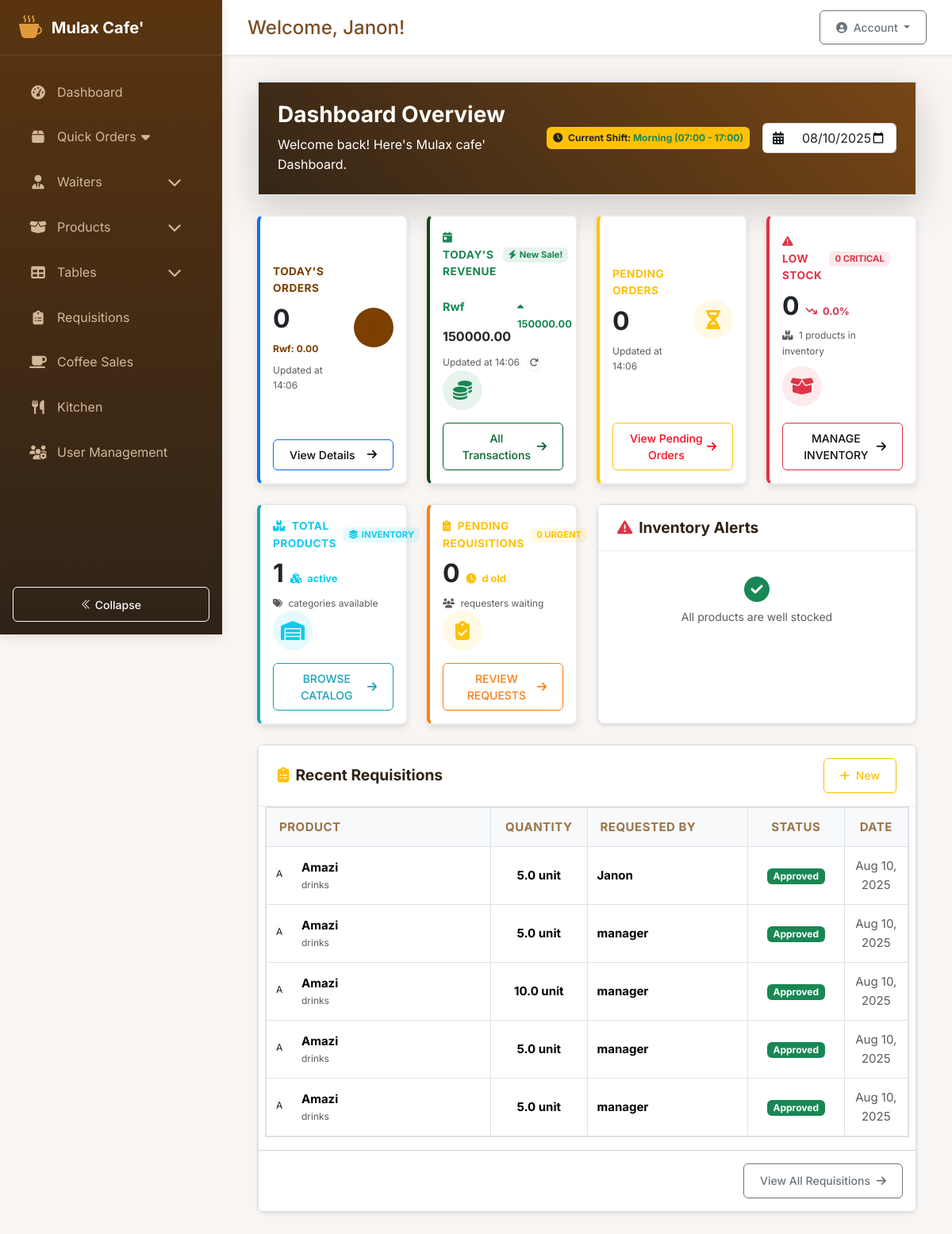
/dashboard (signed in), run on an earlier commit of the app's database.
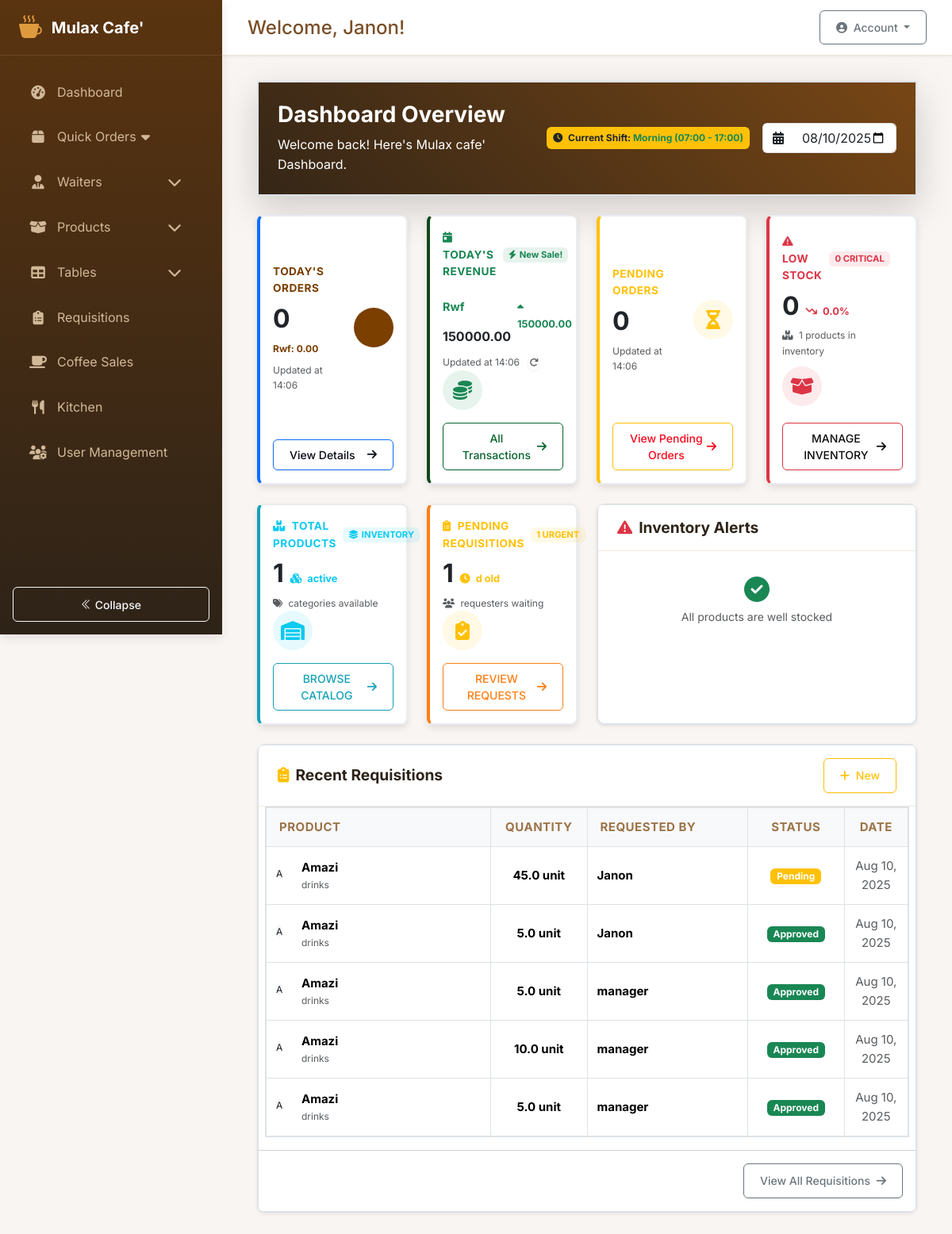
And on a later commit of the database.
### app/models.py (models this page shows, shortened)
class Requisition(db.Model):
    __tablename__ = 'requisitions'
    id = db.Column(db.Integer, primary_key=True)
    date = db.Column(db.DateTime, default=datetime.utcnow)
    product_id = db.Column(db.Integer, db.ForeignKey('products.id'), nullable=False)
    user_id = db.Column(db.Integer, db.ForeignKey('users.id'), nullable=False)
    current_stock = db.Column(db.Float)
    requested_qty = db.Column(db.Float, nullable=False)
    unit = db.Column(db.String(20))
    status = db.Column(db.String(20), default='pending')
    approved_by = db.Column(db.Integer, db.ForeignKey('users.id'))
    approval_date = db.Column(db.DateTime)
    notes = db.Column(db.String(200))
    product = db.relationship('Product', back_populates='requisitions')
    requester = db.relationship('User', back_populates='requisitions', foreign_keys=[user_id])
    approver = db.relationship('User', back_populates='approved_requisitions', foreign_keys=[approved_by])

class Product(db.Model):
    __tablename__ = 'products'
    id = db.Column(db.Integer, primary_key=True)
    sku = db.Column(db.String(20), unique=True, nullable=False)
    name = db.Column(db.String(100), nullable=False)
    brand = db.Column(db.String(100))
    description = db.Column(db.Text)
    category = db.Column(db.String(50), nullable=False)
    unit = db.Column(db.String(20), nullable=False)
    current_stock = db.Column(db.Float, default=0)
    unit_price = db.Column(db.Float, default=0)
    cost_price = db.Column(db.Float)
    supplier = db.Column(db.String(100))
    remarks = db.Column(db.String(200))
    tax_rate = db.Column(db.Float, nullable=True)
    reorder_qty = db.Column(db.Float, default=0)
    last_updated = db.Column(db.DateTime, default=datetime.utcnow, onupdate=datetime.utcnow)
    min_stock = db.Column(db.Float, default=5.0)
    stock_movements = db.relationship(
        'StockMovement',
        back_populates='product',
        cascade='all, delete-orphan'
    )
    requisitions = db.relationship('Requisition', back_populates='product')
    coffee_sales = db.relationship('CoffeeSale', back_populates='product')
    order_items = db.relationship('OrderItem', back_populates='product')

class User(db.Model, UserMixin):
    __tablename__ = 'users'
    id = db.Column(db.Integer, primary_key=True)
    username = db.Column(db.String(80), unique=True, nullable=False)
    password_hash = db.Column(db.String(128))
    role = db.Column(db.String(20), default='employee')  # Possible values: 'system_control', 'manager', 'employee'
    is_admin = db.Column(db.Boolean, default=False)
    active = db.Column(db.Boolean, default=True)
    created_at = db.Column(db.DateTime, default=datetime.utcnow)
    last_login = db.Column(db.DateTime)
    must_change_password = db.Column(db.Boolean, default=True)
    current_shift_id = db.Column(db.Integer, db.ForeignKey('shifts.id'))
    current_shift = db.relationship('Shift', back_populates='users')
    attendances = db.relationship('Attendance', back_populates='user')
    stock_movements = db.relationship('StockMovement', back_populates='user')
    requisitions = db.relationship(
        'Requisition',
        back_populates='requester',
        foreign_keys='[Requisition.user_id]'
    )
    approved_requisitions = db.relationship(
        'Requisition',
        back_populates='approver',
        foreign_keys='[Requisition.approved_by]'
    )
    coffee_sales = db.relationship('CoffeeSale', back_populates='recorder')
    orders_recorded = db.relationship('Order', back_populates='recorder', foreign_keys='[Order.recorded_by]')
    orders_served = db.relationship('Order', back_populates='server', foreign_keys='[Order.served_by]')
    orders_created = db.relationship('Order', back_populates='user', foreign_keys='Order.user_id')
    def is_system_control(self):
        return self.role == 'system_control' or self.is_admin
    def is_employee(self):
        return self.role == 'employee'
    def get_current_shift(self):
        if self.is_admin or self.is_system_control():
            return None  # Admins can see all shifts
        return self.current_shift

### app/routes/main.py (the view)
@bp.route('/dashboard')
@login_required
def dashboard():
    total_products = Product.query.count()
    today = date.today()
    start_of_week = today - timedelta(days=today.weekday())
    start_of_month = date(today.year, today.month, 1)
    total_sales_all_time = db.session.query(
        func.sum(CoffeeSale.total_sales)
    ).scalar() or 0
    total_sales_today = db.session.query(
        func.sum(CoffeeSale.total_sales)
    ).filter(
        func.date(CoffeeSale.date) == today
    ).scalar() or 0
    total_sales_this_week = db.session.query(
        func.sum(CoffeeSale.total_sales)
    ).filter(
        func.date(CoffeeSale.date) >= start_of_week
    ).scalar() or 0
    total_sales_this_month = db.session.query(
        func.sum(CoffeeSale.total_sales)
    ).filter(
        func.date(CoffeeSale.date) >= start_of_month
    ).scalar() or 0
    sales_by_payment = db.session.query(
        CoffeeSale.payment_mode,
        func.sum(CoffeeSale.total_sales).label('total_sales')
    ).group_by(CoffeeSale.payment_mode).all()
    top_products = db.session.query(
        Product.name,
        func.sum(CoffeeSale.quantity_sold).label('total_quantity'),
        func.sum(CoffeeSale.total_sales).label('total_sales')
    ).join(CoffeeSale).group_by(Product.name).order_by(
        func.sum(CoffeeSale.total_sales).desc()
    ).limit(5).all()
    pending_requisitions = Requisition.query.filter_by(status='pending').count()
    low_stock_items = Product.query.filter(
        Product.current_stock < func.coalesce(Product.min_stock, 5.0)
    ).all()
    from sqlalchemy.orm import joinedload
    recent_requisitions = Requisition.query.options(
        joinedload(Requisition.requester)
    ).order_by(
        Requisition.date.desc()
    ).limit(5).all()
    recent_sales = CoffeeSale.query.order_by(
        CoffeeSale.date.desc()
    ).limit(5).all()
    return render_template('main/dashboard.html',
        total_products=total_products,
        total_sales_all_time=total_sales_all_time,
        total_sales_today=total_sales_today,
        total_sales_this_week=total_sales_this_week,
        total_sales_this_month=total_sales_this_month,
        sales_by_payment=sales_by_payment,
        top_products=top_products,
        pending_requisitions=pending_requisitions,
        low_stock_items=low_stock_items,
        recent_requisitions=recent_requisitions,
        recent_sales=recent_sales,
        now=datetime.now()
    )

### app/templates/main/dashboard.html (shortened to what the changed rows need)
{% extends "base.html" %}
{% block content %}
<div class="container-fluid">
    <div class="dashboard-header bg-gradient-primary rounded-lg p-4 mb-4 border border-2 border-primary shadow-lg">
        <div class="d-sm-flex align-items-center justify-content-between">
            <div>
                <h1 class="h2 mb-2 text-white fw-bold" style="font-size: 1.75rem;">Dashboard Overview</h1>
            </div>
        </div>
    </div>
    <div class="row">
        <div class="col-xl-3 col-md-6 mb-4">
            <div class="card stat-card border-start-warning border-3 shadow-sm h-100 hover-effect"
                 style="border-left-width: 4px !important; border-left-color: #fd7e14 !important;">
                <div class="card-body d-flex flex-column">
                    <div class="row align-items-center g-0 flex-grow-1">
                        <div class="col me-3">
                            <div class="d-flex align-items-center mb-2">
                                <div class="text-uppercase fw-bold text-warning" style="font-size: 0.85rem; letter-spacing: 0.5px;">
                                    <i class="fas fa-clipboard-list me-2"></i>PENDING REQUISITIONS
                                </div>
                                <span class="badge bg-warning bg-opacity-10 text-warning ms-2 pulse-animation"
                                      style="font-size: 0.7rem;">
                                    {{ pending_requisitions }} URGENT
                                </span>
                            </div>
                            <div class="d-flex align-items-baseline">
                                <div class="h2 mb-0 fw-bold text-gray-800" style="font-size: 2rem;">
                                    {{ pending_requisitions if pending_requisitions is defined else 0 }}
                                </div>
                                <div class="ms-2 small text-warning fw-bold" style="font-size: 0.8rem;">
                                    <i class="fas fa-clock me-1"></i>
                                    {{ oldest_pending_days }}d old
                                </div>
                            </div>
                        </div>
                    </div>
                </div>
            </div>
        </div>
    </div>
    <div class="row">
        <div class="col-12 mb-4">
            <div class="card shadow-sm h-100 border border-2 hover-effect">
                <div class="card-body pt-0 px-2">
                    <div class="table-responsive">
                        <table class="table table-hover table-bordered mb-0" style="width: 100%;">
                            <thead class="thead-light">
                                <tr>
                                    <th class="fw-bold" style="font-size: 0.9375rem; width: 35%;">Product</th>
                                    <th class="fw-bold text-center" style="font-size: 0.9375rem; width: 15%;">Quantity</th>
                                    <th class="fw-bold" style="font-size: 0.9375rem; width: 25%;">Requested by</th>
                                    <th class="fw-bold text-center" style="font-size: 0.9375rem; width: 15%;">Status</th>
                                    <th class="fw-bold text-center" style="font-size: 0.9375rem; width: 10%;">Date</th>
                                </tr>
                            </thead>
                            <tbody>
                                {% if recent_requisitions is defined and recent_requisitions %}
                                    {% for req in recent_requisitions %}
                                    <tr class="clickable-row" data-href="{{ url_for('requisitions.new_requisition', id=req.id) }}">
                                        <td style="font-size: 0.9375rem;">
                                            <div class="d-flex align-items-center">
                                                <div class="avatar-sm me-2">
                                                    <span class="avatar-title bg-light rounded text-dark" style="font-size: 0.75rem;">
                                                        {{ req.product.name|first if req.product else 'P' }}
                                                    </span>
                                                </div>
                                                <div>
                                                    <span class="fw-bold">{{ req.product.name if req.product else 'N/A' }}</span>
                                                    <div class="text-muted" style="font-size: 0.75rem;">{{ req.product.category if req.product and req.product.category else '' }}</div>
                                                </div>
                                            </div>
                                        </td>
                                        <td class="fw-bold text-center" style="font-size: 0.9375rem;">{{ req.requested_qty if req.requested_qty else 0 }} {{ req.unit if req.unit else '' }}</td>
                                        <td style="font-size: 0.9375rem;">
                                            {% if req.requester %}
                                                <span class="fw-bold">
                                                    {{ req.requester.username if req.requester.username else req.requester.name if req.requester.name else req.requester.email if req.requester.email else 'User' }}
                                                </span>
                                            {% else %}
                                                <span class="text-muted">System</span>
                                            {% endif %}
                                        </td>
                                        <td class="text-center">
                                            <span class="badge bg-{{ 'success' if req.status == 'approved' else 'warning' if req.status == 'pending' else 'danger' }}" style="font-size: 0.75rem;">
                                                {{ req.status|title if req.status else 'Unknown' }}
                                            </span>
                                        </td>
                                        <td class="text-center text-muted" style="font-size: 0.9375rem;">
                                            {{ req.date.strftime('%b %d, %Y') }}
                                        </td>
                                    </tr>
                                    {% endfor %}
                                {% endif %}
                            </tbody>
                        </table>
                    </div>
                </div>
            </div>
        </div>
    </div>
{% endblock %}

What changed in the data, as far as the page shows it:
no longer on this page (row unchanged): Requisition: product.name|first "A", product "Amazi", product "drinks", requested_qty "5.0", unit "unit", requester "manager", status "Approved", date "Aug 10, 2025"
added Requisition: product.name|first "A", product "Amazi", product "drinks", requested_qty "45.0", unit "unit", requester "Janon", status "Pending", date "Aug 10, 2025"
Also different on the page:
{{ pending_requisitions }}: "0" → "1"
{{ pending_requisitions if pending_requisitions is defined else 0 }}: "0" → "1"
